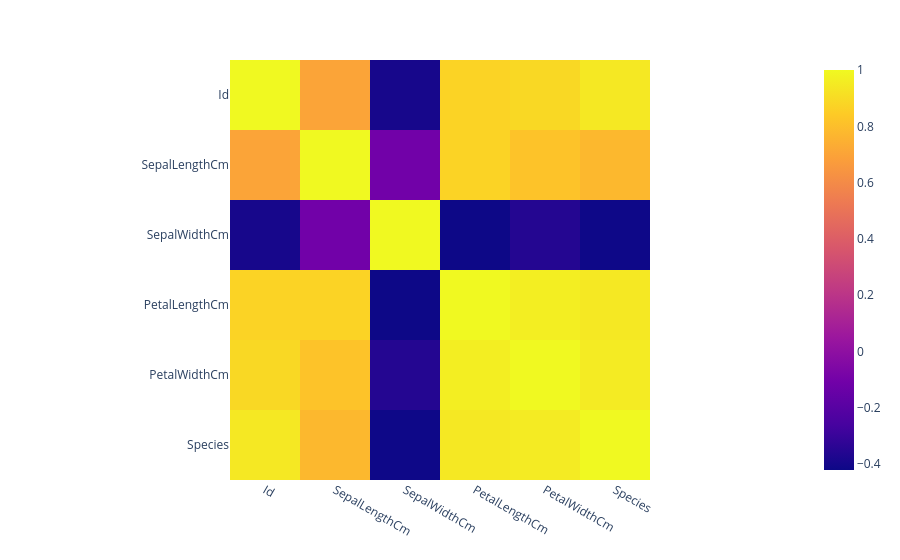

Write notebook code for a chart like this one.
### Code cell
fig = plt.imshow(iris_data.corr(), x = iris_data.columns, y = iris_data.columns)
fig.show()

### Figure 1 — Plotly figure (JSON) as saved in the notebook; plotly's stock layout.template omitted (floating-point values rounded to 4 significant figures)
{"data": [{"coloraxis": "coloraxis", "hovertemplate": "x: %{x}<br>y: %{y}<br>color: %{z}<extra></extra>", "type": "heatmap", "x": ["Id", "SepalLengthCm", "SepalWidthCm", "PetalLengthCm", "PetalWidthCm", "Species"], "y": ["Id", "SepalLengthCm", "SepalWidthCm", "PetalLengthCm", "PetalWidthCm", "Species"], "z": [[1, 0.7027, -0.3927, 0.8723, 0.8907, 0.9428], [0.7027, 1, -0.1094, 0.8711, 0.816, 0.7751], [-0.3927, -0.1094, 1, -0.4207, -0.3565, -0.4173], [0.8723, 0.8711, -0.4207, 1, 0.962, 0.9445], [0.8907, 0.816, -0.3565, 0.962, 1, 0.9525], [0.9428, 0.7751, -0.4173, 0.9445, 0.9525, 1]]}], "layout": {"coloraxis": {"colorscale": [[0, "#0d0887"], [0.1111, "#46039f"], [0.2222, "#7201a8"], [0.3333, "#9c179e"], [0.4444, "#bd3786"], [0.5556, "#d8576b"], [0.6667, "#ed7953"], [0.7778, "#fb9f3a"], [0.8889, "#fdca26"], [1, "#f0f921"]]}, "margin": {"t": 60}, "xaxis": {"constrain": "domain", "scaleanchor": "y"}, "yaxis": {"autorange": "reversed", "constrain": "domain"}}}
